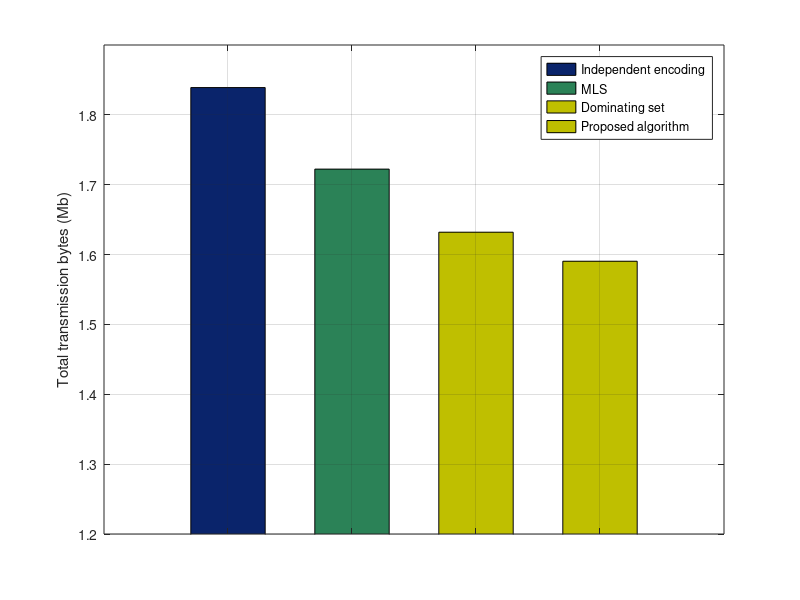

The MATLAB script that drew this image:
clear;
close all;
name = { '1280*720' };
bar([1928407/(1024*1024) 0 0 0], 'r','barwidth',0.6,'FaceColor',[0.04,0.14,0.42]);
hold on;
bar([0 1806000/(1024*1024) 0 0], 'g','barwidth',0.6,'FaceColor',[0.17,0.51,0.34]);
hold on;
bar([0 0 1711300/(1024*1024) 0], 'b','barwidth',0.6,'FaceColor',[0.75,0.75,0]);
hold on;
bar([0 0 0 1667720/(1024*1024)], 'b','barwidth',0.6,'FaceColor',[0.75,0.75,0]);
set(gca,'xticklabel',' ');
%set(gcf,'color','none');
%set(gca,'color','none');
ylim([1.2 1.9]);
ylabel(gca,'Total transmission bytes (Mb)');
legend('Independent encoding','MLS','Dominating set','Proposed algorithm');
grid on;